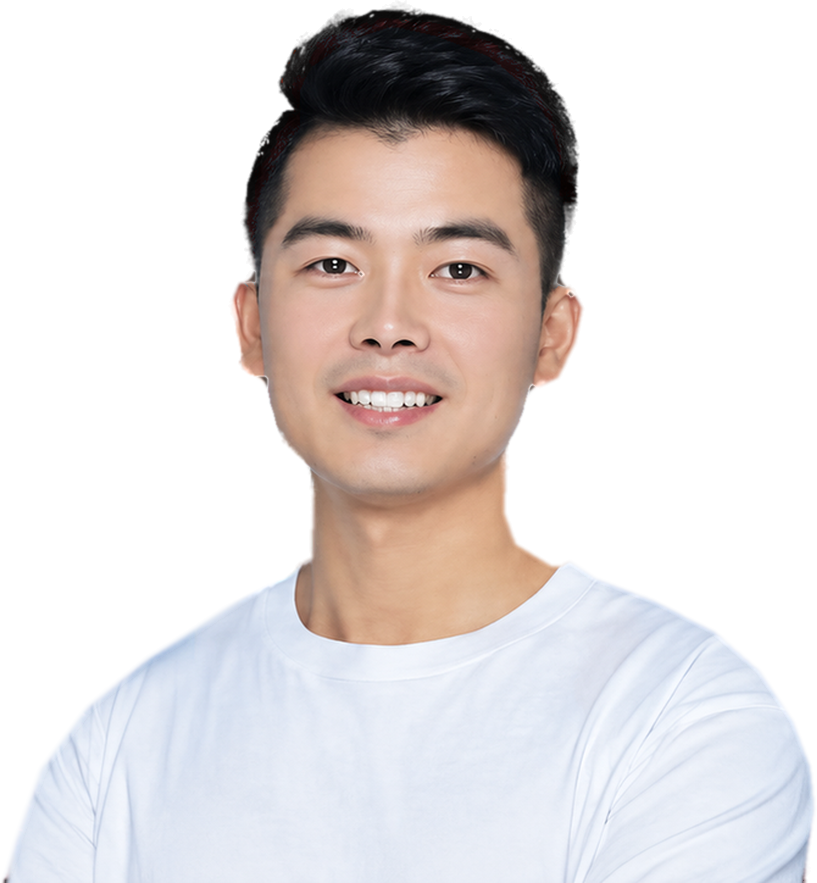
#> input picture skills/auto-tutorial/assets/owner_cutout_hd.png, 817 x 883 px
$ python make_cover.py
#> lines starting #> are read from the running program, lines starting #| are printed output that depends on the picture
### skills/auto-tutorial/scripts/render_video_cover.py
#!/usr/bin/env python3
# -*- coding: utf-8 -*-
"""汇芯 · 高级感视频封面双画幅渲染引擎 (render_video_cover.py)

专为「竖屏 3:4 独立封面 (1080×1440 / 2160×2880) + 横屏 16:9 成片首帧 (1920×1080)」打造。
彻底淘汰 2010 年代电商五段金色渐变 + 3D 发光球 + 粗暴纯色大字报，融合 GitHub 四大高审美封面范式：
  1. op7418/guizang-social-card-skill (Editorial Magazine 杂志风 + Swiss International 瑞士网格风 +「越大越细」字重铁律)
  2. joeseesun/qiaomu-html-cover (0.5 秒停留测试 + 单一视觉所有者 + 离线 CJK 可变字体确定性排版)
  3. ponyodong2026/ponyo-cover-anchor-system (点击率 = 信息密度 × 视觉锚点：人像 / 巨型数字 / 真实界面 / 观点宣言)
  4. WhiteTowerAI/cut-as-code (Almanac / Editorial / Swiss Grid 内容卡片设计 Token)

支持 6 套主题 (Themes)：
  - swiss_dark  : 暗夜瑞士网格 (#0A0A0C + #F2F0ED + #C8102E 汇芯红 + 72px 建筑网格) —— AI 工具 / GitHub 开源 / 硬核实操默认
  - midnight    : 午夜墨 (#0E0D0C + #ECE2CF 暖白 + #D4A04A 香槟金 + 胶片颗粒) —— 深度复盘 / 商业变现 / 深夜长谈
  - paper       : 纸本墨 (#F1EFEA 暖灰纸 + #0A0A0B 浓墨 + #C8102E 汇芯红锚点) —— 方法论 / 教程清单 / 认知升级
  - kraft       : 牛皮纸 (#EEDFC7 大地色 + #2A1E13 深褐 + #9B5A2E 焦糖) —— 个人故事 / 踩坑复盘 / 案例拆解
  - indigo      : 靛蓝瓷 (#F1F3F5 冷白 + #0A1F3D 深海蓝 + #315D93 靛蓝) —— SaaS 演示 / 技术架构 / 评测对比
  - swiss_klein : 瑞士克莱因蓝 (#FAFAF8 + #0A0A0A + #002FA7 克莱因蓝顶栏与锚点) —— 榜单盘点 / 极客发布 / 纯数据横评
  - brand       : 汇芯红 (#FAF7F4 米白暖纸 + #1A1A1A + #C8102E 汇芯红) —— 汇芯品牌标准白底红锚点

支持 4 大版式原型 (Layouts)：
  - editorial-portrait : 杂志人像锚点风（袁总精修抠像 + 选择性高光压缩严禁纯黑白 + 纸色渐变过渡 + 衬线/无衬线混排）
  - swiss-metric       : 瑞士巨型数字风（72px 建筑网格 + 260~320px Tabular 巨型数字/符号 + 双行高对比钩子）
  - ui-showcase        : 真实界面画框风（上方 44% 瑞士/杂志排版大字 + 下方 56% 真实软件截图/关键帧 macOS 极简画框）
  - manifesto-poster   : 极简宣言大字风（Paula Scher / Müller-Brockmann 瑞士网格大字报 + 建筑感留白与微缩编号）

双画幅同步输出（一次调用同时产出）：
  1. cover-3x4.png / cover-3x4.jpg (1080×1440，支持 --dpr 2 输出 2160×2880 超清)：用于视频号/小红书/B站/video-hub 竖版 3:4 封面。
  2. cover-opening.png / cover-16x9.png (1920×1080)：用于 16:9 横屏视频前 0.01s~0.2s 首帧，且支持「中央 810×1080 (3:4) 安全区保护」，哪怕平台直接从 16:9 第一帧居中裁 3:4 也绝不切掉一个字！

用法：
  python3 render_video_cover.py --title "全自动剪辑流水线|3分钟出成片" --kicker "OPENMONTAGE · 实操" --metric "322K★" --theme swiss_dark --out cover/
  python3 render_video_cover.py --brief cover_brief.json --out cover/
  python3 render_video_cover.py --demo --out /tmp/video_cover_demo
"""
from __future__ import annotations

import argparse
import html
import json
import os
import re
import sys
from pathlib import Path

import numpy as np
from PIL import Image, ImageEnhance

SCRIPT_DIR = Path(__file__).resolve().parent
SKILL_ROOT = SCRIPT_DIR.parent

# 自动寻址人像抠图与面部坐标（跨 skill 共享）
CUTOUT_CANDIDATES = [
    SKILL_ROOT / "assets" / "owner_cutout_hd.png",
    Path.home() / ".gemini/skills/wechat-autopilot/skills/wechat-cover-skill/assets/owner_cutout_hd.png",
    Path.home() / ".codex/skills/auto-tutorial/assets/owner_cutout_hd.png",
    Path.home() / ".agents/skills/talking-head-video/assets/owner_cutout_hd.png",
]
FONT_CANDIDATES = [
    SKILL_ROOT / "assets" / "fonts" / "NotoSansSC-VF.ttf",
    Path.home() / ".codex/skills/auto-tutorial/assets/fonts/NotoSansSC-VF.ttf",
]

SERIF = '"Songti SC","STSong","Source Han Serif SC","Noto Serif CJK SC",serif'
SANS = '"NotoSansVF","PingFang SC","Hiragino Sans GB","Source Han Sans SC","Noto Sans CJK SC",sans-serif'
LATIN = '"Helvetica Neue","Inter","SF Pro Display","Arial",sans-serif'
MONO = '"JetBrains Mono","SF Mono","Menlo","Consolas",monospace'


# ============================================================ 主题 Token 表
THEMES = {
    "swiss_dark": dict(
        name="暗夜瑞士网格",
        paper="#0A0A0C", paper2="#151419", ink="#F2F0ED",
        accent="#C8102E", accent_sub="#E8B84B",
        muted="rgba(242,240,237,.54)", hair="rgba(242,240,237,.13)",
        grid="rgba(255,255,255,.045)",
        family=SANS, weight=700, accent_weight=900, track="-0.03em",
        brand_family=LATIN, brand_weight=500, brand_track="0.10em",
        small_family=MONO, small_weight=600, small_track="0.16em",
        portrait="warm_dark", grain=True, show_grid=True, top_bar=False,
        use="AI 工具 · GitHub 开源 · 实操教程（默认首选）",
    ),
    "midnight": dict(
        name="午夜墨",
        paper="#0E0D0C", paper2="#1B1712", ink="#ECE2CF",
        accent="#D4A04A", accent_sub="#C8102E",
        muted="rgba(236,226,207,.50)", hair="rgba(236,226,207,.18)",
        grid="rgba(236,226,207,.035)",
        family=SERIF, weight=500, accent_weight=600, track="-0.01em",
        brand_family=LATIN, brand_weight=300, brand_track="0.13em",
        small_family=LATIN, small_weight=500, small_track="0.22em",
        portrait="warm_dark", grain=True, show_grid=False, top_bar=False,
        use="数据复盘 · 商业搞钱 · 深度长谈",
    ),
    "paper": dict(
        name="纸本墨",
        paper="#F1EFEA", paper2="#E5E0D5", ink="#0A0A0B",
        accent="#C8102E", accent_sub="#0A0A0B",
        muted="rgba(10,10,11,.52)", hair="rgba(10,10,11,.18)",
        grid="rgba(10,10,11,.045)",
        family=SERIF, weight=600, accent_weight=700, track="-0.015em",
        brand_family=LATIN, brand_weight=400, brand_track="0.12em",
        small_family=MONO, small_weight=600, small_track="0.18em",
        portrait="muted", grain=True, show_grid=True, top_bar=False,
        use="方法论 · 认知升级 · 极简教程",
    ),
    "kraft": dict(
        name="牛皮纸",
        paper="#EEDFC7", paper2="#E0CCB0", ink="#2A1E13",
        accent="#9B5A2E", accent_sub="#C8102E",
        muted="rgba(42,30,19,.56)", hair="rgba(42,30,19,.20)",
        grid="rgba(42,30,19,.04)",
        family=SERIF, weight=600, accent_weight=700, track="-0.01em",
        brand_family=LATIN, brand_weight=400, brand_track="0.12em",
        small_family=LATIN, small_weight=600, small_track="0.20em",
        portrait="warm_muted", grain=True, show_grid=False, top_bar=False,
        use="个人经历 · 踩坑复盘 · 创业故事",
    ),
    "indigo": dict(
        name="靛蓝瓷",
        paper="#F1F3F5", paper2="#E1E8F0", ink="#0A1F3D",
        accent="#315D93", accent_sub="#C8102E",
        muted="rgba(10,31,61,.52)", hair="rgba(10,31,61,.18)",
        grid="rgba(10,31,61,.045)",
        family=SANS, weight=600, accent_weight=800, track="-0.02em",
        brand_family=LATIN, brand_weight=400, brand_track="0.11em",
        small_family=MONO, small_weight=600, small_track="0.18em",
        portrait="cool", grain=False, show_grid=True, top_bar=False,
        use="SaaS 产品 · 企业落地 · 技术评测",
    ),
    "swiss_klein": dict(
        name="瑞士克莱因蓝",
        paper="#FAFAF8", paper2="#EEF1F8", ink="#0A0A0A",
        accent="#002FA7", accent_sub="#C8102E",
        muted="rgba(10,10,10,.50)", hair="rgba(10,10,10,.16)",
        grid="rgba(0,47,167,.05)",
        family=SANS, weight=600, accent_weight=800, track="-0.025em",
        brand_family=LATIN, brand_weight=500, brand_track="0.10em",
        small_family=MONO, small_weight=600, small_track="0.16em",
        portrait="muted", grain=False, show_grid=True, top_bar=True,
        use="产品发布 · 榜单盘点 · 极客横评",
    ),
    "brand": dict(
        name="汇芯红",
        paper="#FAF7F4", paper2="#F0EAE3", ink="#161514",
        accent="#C8102E", accent_sub="#161514",
        muted="rgba(22,21,20,.52)", hair="rgba(22,21,20,.16)",
        grid="rgba(200,16,46,.04)",
        family=SERIF, weight=600, accent_weight=700, track="-0.015em",
        brand_family=LATIN, brand_weight=400, brand_track="0.12em",
        small_family=LATIN, small_weight=600, small_track="0.20em",
        portrait="normal", grain=False, show_grid=False, top_bar=True,
        use="汇芯品牌通用 · 政企交付 · 课程宣发",
    ),
}

SHADOW = {
    "swiss_dark":  "drop-shadow(-42px 12px 76px rgba(0,0,0,.68))",
    "midnight":    "drop-shadow(-48px 10px 82px rgba(0,0,0,.62))",
    "paper":       "drop-shadow(-20px 8px 42px rgba(0,0,0,.12))",
    "kraft":       "drop-shadow(-24px 8px 46px rgba(60,40,20,.16))",
    "indigo":      "drop-shadow(-20px 8px 42px rgba(10,31,61,.13))",
    "swiss_klein": "drop-shadow(-18px 6px 38px rgba(0,0,0,.11))",
    "brand":       "drop-shadow(-20px 8px 42px rgba(0,0,0,.12))",
}

# ============================================================ 汇芯品牌标准视频封面 6 大预设家族 (HUIXIN BRAND PRESETS)
BRAND_PRESETS = {
    "huixin-founder-gold": dict(
        name="汇芯 · 创始人黑金杂志风",
        theme="midnight",
        layout="editorial-portrait",
        portrait=True,
        kicker="袁六伟 · 一人AI公司实战复盘",
        brand="HUIXIN AI",
        strip_left="袁六伟 · 台州汇芯",
        strip_right="学员 7000+ · 企业客户 100+",
        use="个人 IP 故事 · 创业复盘 · 深度商业认知（主力人像黑金版）",
    ),
    "huixin-tech-flagship": dict(
        name="汇芯 · 暗夜瑞士黑红科技风",
        theme="swiss_dark",
        layout="swiss-metric",
        portrait=False,
        kicker="HUIXIN OPEN SOURCE · 旗舰发布",
        brand="AI WORKFLOW",
        strip_left="袁六伟 · 台州汇芯",
        strip_right="GITHUB · SIXWEI2025",
        use="开源 Skill 宣传片 · AI 工具评测 · 硬核自动化流水线（主力黑红科技版）",
    ),
    "huixin-ui-showcase": dict(
        name="汇芯 · 真实界面瑞士画框风",
        theme="swiss_dark",
        layout="ui-showcase",
        portrait=False,
        kicker="REAL INTERFACE · 实操演示",
        brand="HUIXIN STUDIO",
        strip_left="袁六伟 · 台州汇芯",
        strip_right="LIVE DEMO · 100% REAL",
        use="软件实操教程 · 产品界面演示 · 桌面自动化取证（主力真实界面版）",
    ),
    "huixin-brand-red": dict(
        name="汇芯 · 经典汇芯红白杂志风",
        theme="brand",
        layout="editorial-portrait",
        portrait=True,
        kicker="台州汇芯 · 企业 AI 智能体落地",
        brand="袁六伟",
        strip_left="袁六伟 · 台州汇芯",
        strip_right="覆盖近 20 个行业 · 全案交付",
        use="政企商单案例 · 训练营宣发 · 品牌官方介绍（主力白底汇芯红版）",
    ),
    "huixin-editorial-paper": dict(
        name="汇芯 · 纸本墨方法论杂志风",
        theme="paper",
        layout="editorial-portrait",
        portrait=True,
        kicker="AI 实战派 · 认知与方法论",
        brand="WorkBuddy",
        strip_left="袁六伟 · 台州汇芯",
        strip_right="EDITORIAL · ISSUE 2026",
        use="知识星球专栏 · 保姆级教程 · 行业热点拆解（主力暖纸杂志版）",
    ),
    "huixin-klein-data": dict(
        name="汇芯 · 克莱因蓝极客数据风",
        theme="swiss_klein",
        layout="swiss-metric",
        portrait=False,
        kicker="BENCHMARK · 实测数据报告",
        brand="HUIXIN LAB",
        strip_left="袁六伟 · 台州汇芯",
        strip_right="DATA BENCHMARK",
        use="多模型横评 · 榜单盘点 · 效率倍增对比（主力克莱因蓝数据版）",
    ),
}


def find_cutout() -> tuple[Path | None, list[int]]:
    for p in CUTOUT_CANDIDATES:
        if p.is_file():
            meta = p.with_suffix(".json")
            fb = [231, 13, 581, 503]
            if meta.is_file():
                try:
                    fb = json.loads(meta.read_text(encoding="utf-8")).get("face_box", fb)
                except Exception:
                    pass
            return p, fb
    return None, [231, 13, 581, 503]


def find_font_uri() -> str:
    for p in FONT_CANDIDATES:
        if p.is_file():
            return p.resolve().as_uri()
    return ""


def rgba(hexv: str, a: float) -> str:
    h = hexv.lstrip("#")
    if len(h) != 6:
        return f"rgba(0,0,0,{a})"
    return f"rgba({int(h[0:2],16)},{int(h[2:4],16)},{int(h[4:6],16)},{a})"


def trim_alpha(im: Image.Image, pad: int = 2) -> Image.Image:
#> called with pad = 2
    bb = im.split()[-1].getbbox()
#> bb = (0, 0, 817, 883)
    if not bb:
        return im
    x0, y0, x1, y1 = bb
#> x0 = 0; y0 = 0; x1 = 817; y1 = 883
    return im.crop((max(0, x0 - pad), max(0, y0 - pad),
                    min(im.width, x1 + pad), min(im.height, y1 + pad)))
#> returned value is the input picture: PIL image 817x883 RGBA; mean R, G, B, A 172, 158.3, 155.5, 125.9


def treat_portrait(src: Path, dst: Path, mode: str) -> tuple[Path, tuple[int, int]]:
    """人像影调融合：严禁纯黑白（袁总铁律），保留面部肤色与血色，只压高光白T或做环境色融合。"""
    im = trim_alpha(Image.open(src).convert("RGBA"))
    arr = np.asarray(im).astype(np.float32)
    rgb, alpha = arr[..., :3], arr[..., 3:4]
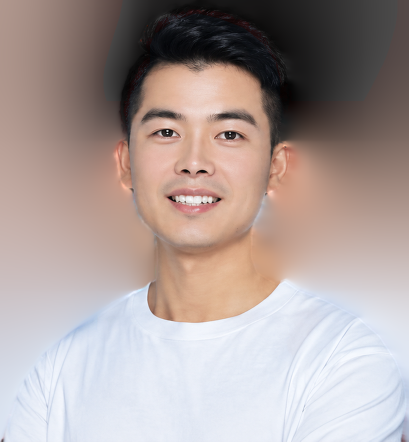
#> rgb: shape (883, 817, 3) float32 (shown at 1/2 size); mean R, G, B 172, 158.3, 155.5
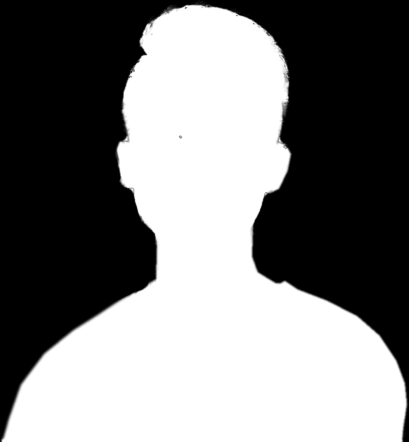
#> alpha: shape (883, 817, 1) float32 (shown at 1/2 size); min 0, max 255, mean 125.9
    g = (rgb[..., 0] * 0.299 + rgb[..., 1] * 0.587 + rgb[..., 2] * 0.114) / 255.0
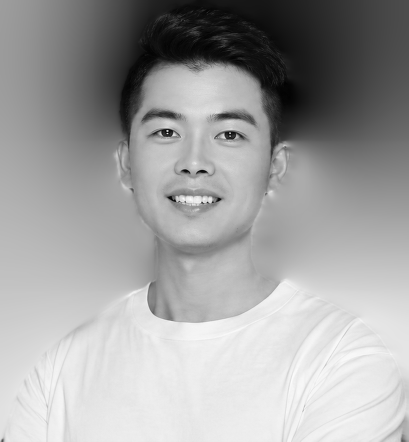
#> g: shape (883, 817) float32 (shown at 1/2 size); min 0, max 1, mean 0.636

    if mode == "warm_dark":
        f = (1.04 - 0.40 * g).clip(0.58, 1.04)[..., None]
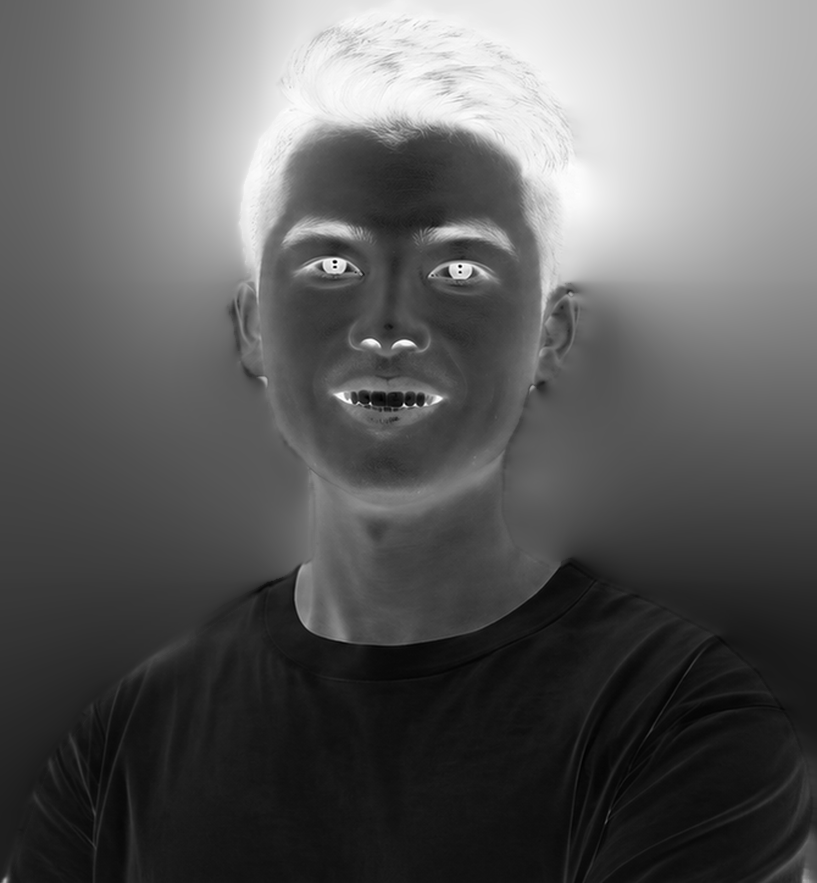
#> f: shape (883, 817, 1) float32; min 0.64, max 1.04, mean 0.786; drawn with min black and max white
        out = rgb * f
        out[..., 0] *= 1.08
#> (the rest of the program and of its run is left out)
